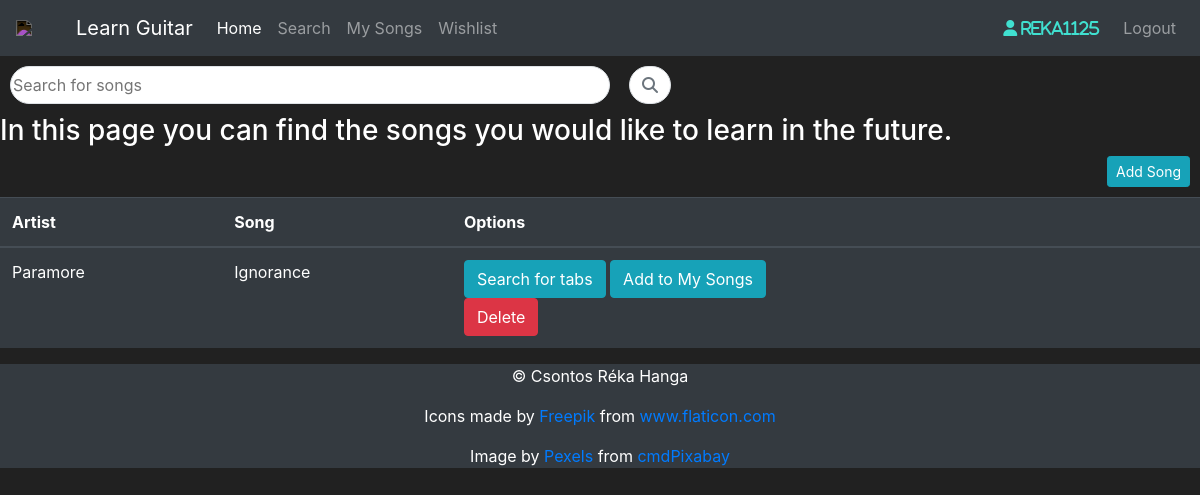
Page /wishlist (signed in) on the earlier database version.
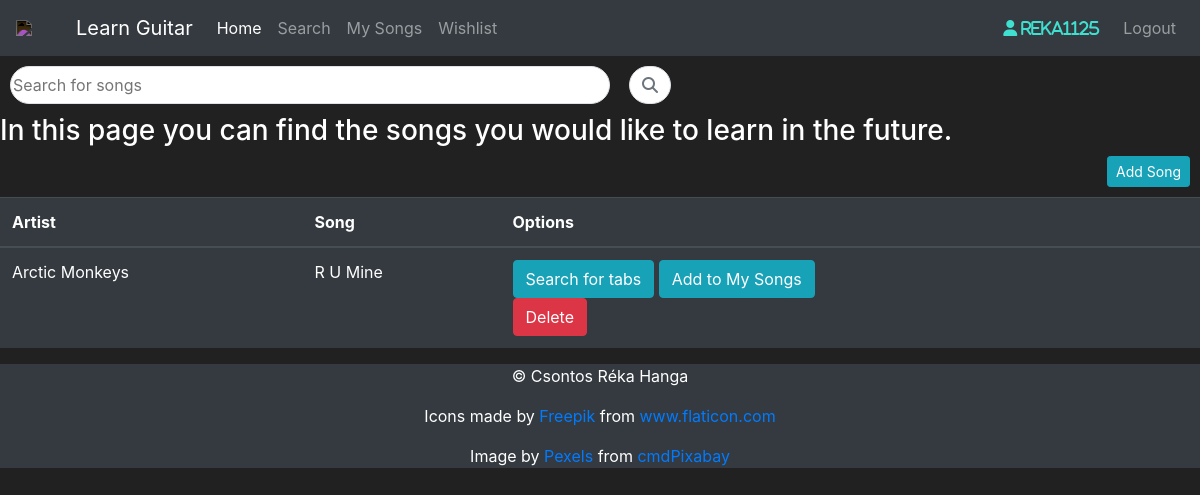
Same page on the later database version.
### application/models.py (models this page shows, shortened)
class User(db.Model, UserMixin):
    user_id = db.Column(db.Integer(), primary_key=True)
    username = db.Column(db.String(length=30), unique=True, nullable=False)
    email_address = db.Column(db.String(length=50), unique=True, nullable=False)
    password_hash = db.Column(db.String(length=60), nullable=False)
    saved_songs = db.relationship('My_Songs', backref='owned_user', lazy=True)
    wishlist = db.relationship('Wishlist', backref='owned_user', lazy=True)
    @property
    def password(self):
        return self.password

class Wishlist(db.Model):
    song_id = db.Column(db.Integer(), primary_key=True)
    artist = db.Column(db.String(length=50), nullable=False)
    song = db.Column(db.String(length=50), nullable=False)
    owner = db.Column(db.Integer(), db.ForeignKey('user.user_id'))

### application/routes.py (the view, shortened to what this page needs)
@app.route("/wishlist", methods=["GET", "POST"])
@login_required
def wishlist_page():
    form = AddSongForm()
    print(form.errors)
    wishlist = Wishlist.query.filter_by(owner=current_user.user_id)
    return render_template("wishlist.html", songs=wishlist, form=form)

### application/forms.py
class AddSongForm(FlaskForm):
    artist = StringField(label='Artist:', validators=[DataRequired()])
    title = StringField(label='Title:', validators=[DataRequired()])
    submit = SubmitField(label='Add Song')

### application/models.py (called while the page is built)
@login_manager.user_loader
def load_user(user_id):
    return User.query.get(int(user_id))

### application/templates/wishlist.html (shortened to what this page needs)
{% extends 'base.html' %}
{% block content %}
    <div class="input-group">
        <input class=" border rounded-pill" type="text" placeholder="Search for songs" id="search-input-yt">
        <span class="input-group-append">
            <button id="search-btn-yt" class="btn btn-outline-secondary bg-white border-start-0 border rounded-pill ms-n3" type="button">
                <i class="fa fa-search"></i>
            </button>
        </span>
    </div>
    <h3>In this page you can find the songs you would like to learn in the future.</h3>
    <div style="float: right; margin-right: 10px; margin-bottom: 10px">
        <button class="btn btn-info btn-sm" data-toggle="modal" data-target="#Modal-AddSong">
            Add Song
        </button>
    </div>
    <table class="table table-hover table-dark">
        <thead>
            <tr>
                <th scope="col">Artist</th>
                <th scope="col">Song</th>
                <th scope="col">Options</th>
            </tr>
        </thead>
        <tbody>
            {% for song in songs %}
                <tr>
                    <td>{{ song.artist }}</td>
                    <td>{{ song.song }}</td>
                    <td>
                        <button class="btn btn-outline btn-info">Search for tabs</button>
                        <button class="btn btn-outline btn-info">Add to My Songs</button>
                        <form action="{{ url_for('delete_song_page') }}" method=post class=delete-song>
                            <input type=submit value='Delete' class="btn btn-outline btn-danger"></input>
                        </form>
                    </td>
                </tr>
            {% endfor %}
        </tbody>
    </table>
{% endblock %}

### application/templates/base.html (shortened to what this page needs)
<!doctype html>
<html lang="en">
    <head>
        <link rel="stylesheet" href="https://cdn.jsdelivr.net/npm/bootstrap@4.5.3/dist/css/bootstrap.min.css"
>
    </head>
    <body>
        <nav id="navigation" class="navbar navbar-expand-md navbar-dark bg-dark">
            <img id="icon" src="https://cdn-icons-png.flaticon.com/512/93/93013.png" class="img-responsive" width="50">
            <a class="navbar-brand" href="#">Learn Guitar</a>
            <div class="collapse navbar-collapse" id="navbarNav">
                <ul class="navbar-nav mr-auto">
                    <li class="nav-item active">
                        <a class="nav-link" href="{{ url_for('home_page') }}">Home </a>
                    </li>
                    <li class="nav-item">
                        <a class="nav-link" href="{{ url_for('search_page') }}">Search</a>
                    </li>
                    <li class="nav-item">
                        <a class="nav-link" href="{{ url_for('mysongs_page') }}">My Songs</a>
                    </li>
                    <li class="nav-item">
                        <a class="nav-link" href="{{ url_for('wishlist_page') }}">Wishlist</a>
                    </li>
                </ul>
                {% if current_user.is_authenticated %}
                    <ul class="navbar-nav">
                        <li class="nav-item">
                            <a class="nav-link">
                                <i class="fas fa-user mr-2" style="color:turquoise;"> {{ current_user.username }}</i>
                            </a>
                        </li>
                        <li class="nav-item">
                            <a class="nav-link" href="{{ url_for('logout_page') }}">Logout</a>
                        </li>
                    </ul>
                {% endif %}
            </div>
        </nav>
        {% block content %}
        {% endblock %}
    </body>
    <footer class=" footer bg-dark">
        <p> &copy; Csontos Réka Hanga</p>
        <p>Icons made by <a href="https://www.freepik.com" title="Freepik">Freepik</a> from <a
                href="https://www.flaticon.com/" title="Flaticon">www.flaticon.com</a></p>
        <p>Image by <a href="https://pixabay.com/users/pexels-2286921/?utm_source=link-attribution&amp;utm_medium=referral&amp;utm_campaign=image&amp;utm_content=1851426">Pexels</a>
            from <a href="https://pixabay.com/?utm_source=link-attribution&amp;utm_medium=referral&amp;utm_campaign=image&amp;utm_content=1851426">cmdPixabay</a></p>
    </footer>
</html>

### application/templates/wishlist.html (style rules this page uses)
#search-input-yt { width: 50%; margin: 10px; }
#search-btn-yt { margin: 10px; }

### application/templates/base.html (style rules this page uses)
body { background-color: #212121; color: white }
#icon { -webkit-filter: invert(1); filter: invert(1); margin-right: 10px; }
.footer { bottom: 0; margin: 0; text-align: center; width: 100%; position: relative; }

Differences in the rows shown:
removed Wishlist: artist "Paramore", song "Ignorance"
added Wishlist: artist "Arctic Monkeys", song "R U Mine"
